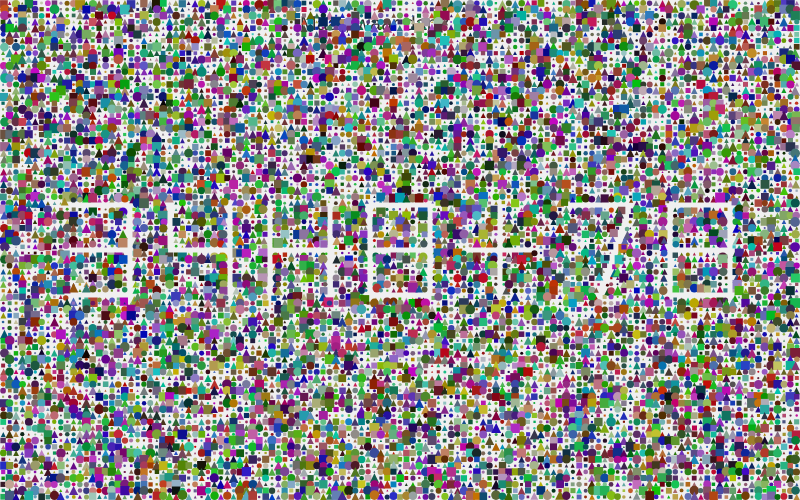
Frame 1 (no input)
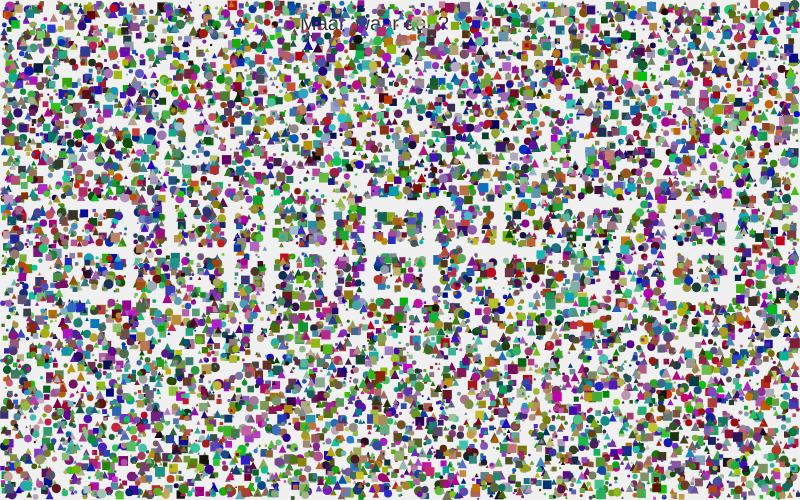
Frame 60 (no input)
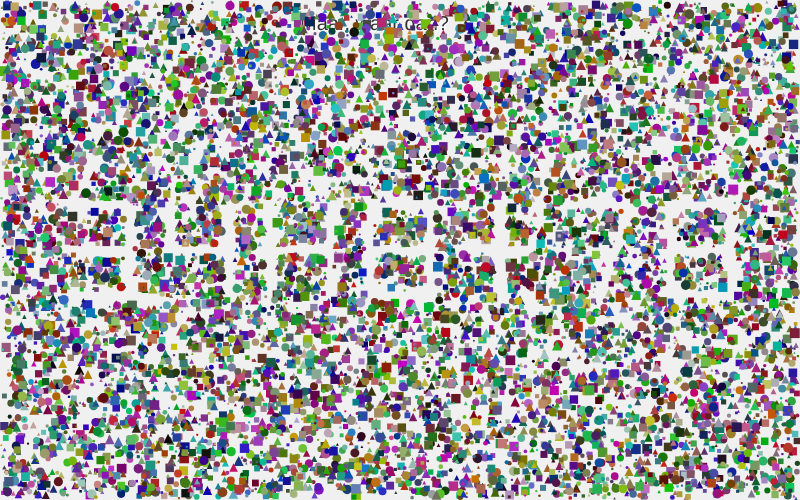
Frame 120 (the mouse pressed at the canvas centre since frame 60)

The p5.js sketch that drew these frames (run headless with seeded random() and noise() and a simulated clock; from frame 60 on, the mouse is pressed at the canvas centre):

// p5.js sketch
// ── sketch.js
const particles = [];
let particleCount = 10000;
let segments = [];
let neverForgetToDrawBackground = true;
let speedMult = 1.0;

function setup() {
	createCanvas(800, 500);
	segments = createSegments();

	const rowCount = max(1, ceil(sqrt(particleCount * height / width)));
	const particlesPerRow = floor(particleCount / rowCount);
	const extraParticles = particleCount % rowCount;

	for (let row = 0; row < rowCount; row++) {
		const particlesInRow = particlesPerRow + (row < extraParticles ? 1 : 0);

		for (let column = 0; column < particlesInRow; column++) {
			const x = (column + 0.5) * width / particlesInRow;
			const y = (row + 0.5) * height / rowCount;
			particles.push(createParticle(x, y));
		}
	}

	saySomething();
}

function draw() {
	if (neverForgetToDrawBackground) {
		background(240);
	}

	textSize(20);
	fill(50);
	stroke(250);
	strokeWeight(3);
	text("Maar, waar dan?", 300, 30);

	noStroke();
	for (const particle of particles) {
		moveParticle(particle, segments);
		drawParticle(particle);
	}
}

function createParticle(x, y) {
	const size = random(2, 10);
	const radius = size / 2;
	const direction = random(TWO_PI);
	const speed = random(0.1, 0.2) * speedMult;

	return {
		x: constrain(x, radius, width - radius),
		y: constrain(y, radius, height - radius),
		size: size,
		radius: radius,
		velocityX: cos(direction) * speed,
		velocityY: sin(direction) * speed,
		shape: random(["circle", "square", "triangle"]),
		color: color(random(200), random(200), random(200))
	};
}

function moveParticle(particle, segments) {
	const distance = sqrt(
		particle.velocityX * particle.velocityX +
		particle.velocityY * particle.velocityY
	);
	const steps = ceil(distance / 0.5);

	for (let step = 0; step < steps; step++) {
		particle.x += particle.velocityX / steps;
		particle.y += particle.velocityY / steps;

		if (particle.x < particle.radius || particle.x > width - particle.radius) {
			particle.velocityX *= -1;
			particle.x = constrain(particle.x, particle.radius, width - particle.radius);
		}

		if (particle.y < particle.radius || particle.y > height - particle.radius) {
			particle.velocityY *= -1;
			particle.y = constrain(particle.y, particle.radius, height - particle.radius);
		}

		for (const segment of segments) {
			bounceOffSegment(particle, segment);
		}
	}
}

function bounceOffSegment(particle, segment) {
	const segmentX = segment.x2 - segment.x1;
	const segmentY = segment.y2 - segment.y1;
	const segmentLengthSquared = segmentX * segmentX + segmentY * segmentY;
	const projection = constrain(
		((particle.x - segment.x1) * segmentX +
			(particle.y - segment.y1) * segmentY) / segmentLengthSquared,
		0,
		1
	);
	const closestX = segment.x1 + projection * segmentX;
	const closestY = segment.y1 + projection * segmentY;
	let normalX = particle.x - closestX;
	let normalY = particle.y - closestY;
	let distance = sqrt(normalX * normalX + normalY * normalY);
	const collisionRadius = particle.radius + 2.5;

	if (distance >= collisionRadius) {
		return;
	}

	if (distance === 0) {
		normalX = -segmentY;
		normalY = segmentX;
		distance = sqrt(normalX * normalX + normalY * normalY);
		normalX /= distance;
		normalY /= distance;

		if (particle.velocityX * normalX + particle.velocityY * normalY > 0) {
			normalX *= -1;
			normalY *= -1;
		}
	} else {
		normalX /= distance;
		normalY /= distance;
	}

	const overlap = collisionRadius - distance;
	particle.x += normalX * overlap;
	particle.y += normalY * overlap;

	const velocityAlongNormal =
		particle.velocityX * normalX + particle.velocityY * normalY;
	if (velocityAlongNormal < 0) {
		particle.velocityX -= 2 * velocityAlongNormal * normalX;
		particle.velocityY -= 2 * velocityAlongNormal * normalY;
	}
}

function drawParticle(particle) {
	noStroke();
	fill(particle.color);

	if (particle.shape === "circle") {
		circle(particle.x, particle.y, particle.size);
	} else if (particle.shape === "square") {
		rectMode(CENTER);
		rect(particle.x, particle.y, particle.size, particle.size);
	} else {
		triangle(
			particle.x, particle.y - particle.radius,
			particle.x - particle.radius, particle.y + particle.radius,
			particle.x + particle.radius, particle.y + particle.radius
		);
	}

	
}

function createSegments() {
	const glyphs = [
		[[0, 0, 1, 0], [1, 0, 1, 1], [0, 0.5, 1, 0.5], [0, 1, 1, 1]],
		[[0, 0, 0, 0.5], [1, 0, 1, 1], [0, 0.5, 1, 0.5]],
		[[0, 0, 0, 1], [1, 0, 1, 1], [0, 0.5, 1, 0.5]],
		[[0, 0, 1, 0], [0, 0, 0, 1], [1, 0, 1, 1], [0, 0.5, 1, 0.5], [0, 1, 1, 1]],
		[[0, 0.5, 1, 0.5], [0.5, 0, 0.5, 1]],
		[[0, 0, 1, 0], [1, 0, 0.5, 1]],
		[[0, 0, 1, 0], [0, 0, 0, 1], [1, 0, 1, 1], [0, 0.5, 1, 0.5], [0, 1, 1, 1]]
	];
	const glyphWidth = 60;
	const glyphHeight = 90;
	const spacing = 40;
	const totalWidth = glyphs.length * (glyphWidth + spacing) - spacing;
	const startX = (width - totalWidth) / 2;
	const startY = (height - glyphHeight) / 2;
	const segments = [];

	for (let i = 0; i < glyphs.length; i++) {
		const glyph = glyphs[i];
		const x = startX + i * (glyphWidth + spacing);

		for (const coordinates of glyph) {
			segments.push({
				x1: x + coordinates[0] * glyphWidth,
				y1: startY + coordinates[1] * glyphHeight,
				x2: x + coordinates[2] * glyphWidth,
				y2: startY + coordinates[3] * glyphHeight
			});
		}
	}

	return segments;
}

function saySomething(){
	console.log("https://tinyurl.com/2vf2mrje");
}
